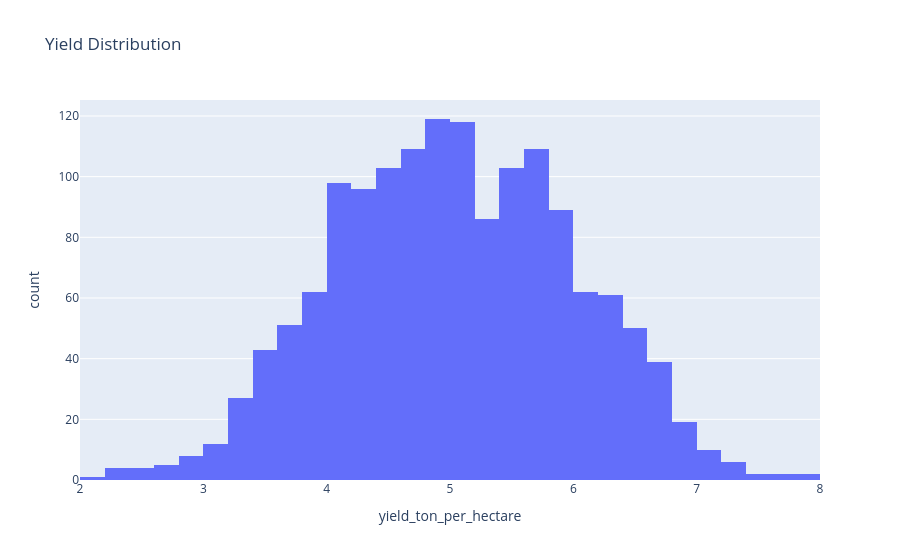

Notebook source saved alongside this figure:
### Markdown cell above
### Q7. Yield Distribution 
Create a histogram of yield_ton_per_hectare. 
Answer: 
 * Is the distribution approximately normal?  
 * Are there any noticeable outliers?

### Code cell
px.histogram(df, x="yield_ton_per_hectare", nbins=30, title="Yield Distribution")

### Figure 1 — Plotly figure (JSON) as saved in the notebook; plotly's stock layout.template omitted (floating-point values rounded to 4 significant figures; data arrays with more than 128 entries replaced by an {"elided": "..."} marker saying what was removed)
{"data": [{"bingroup": "x", "hovertemplate": "yield_ton_per_hectare=%{x}<br>count=%{y}<extra></extra>", "legendgroup": "", "marker": {"color": "#636efa", "pattern": {"shape": ""}}, "name": "", "nbinsx": 30, "orientation": "v", "showlegend": false, "type": "histogram", "x": {"elided": "1500 float values"}, "xaxis": "x", "yaxis": "y"}], "layout": {"barmode": "relative", "legend": {"tracegroupgap": 0}, "title": {"text": "Yield Distribution"}, "xaxis": {"anchor": "y", "domain": [0, 1], "title": {"text": "yield_ton_per_hectare"}}, "yaxis": {"anchor": "x", "domain": [0, 1], "title": {"text": "count"}}}}
